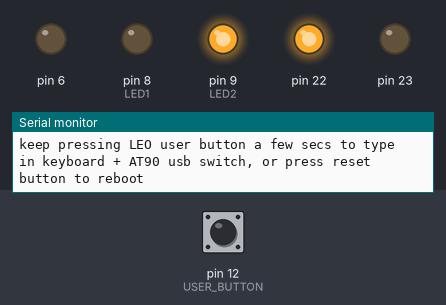
A sketch run on a simulated Arduino Leonardo, built with avr-gcc and run on an emulated ATmega32U4. On the bench: output pins drawn as LEDs (lit = HIGH), the last lines printed to the serial monitor. Inputs (shaded band) come from the test bench; at power-on: pin 12 (USER_BUTTON) HIGH. USB keyboard and mouse output is not drawn.

Above: at 2.2 s.
2.3 s: pin 12 (USER_BUTTON) pulled LOW for 2.35 s
At 3.2 s:
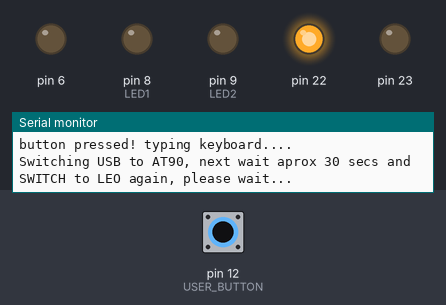
At 11.1 s:
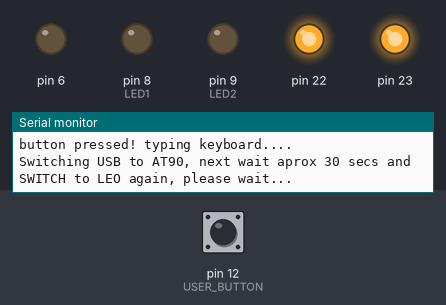
Timing chart, 0 to 37.0 s (numbered marks = the images above; inputs shaded):
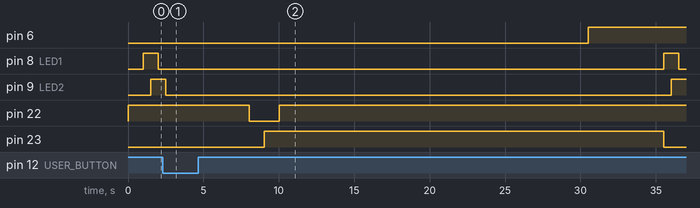

Measured:
- after the input at 2.3 s, pin 6: LOW → HIGH after 28.2 s; pin 22: HIGH → LOW after 5.7 s, → HIGH 2.0 s later; pin 23: LOW → HIGH after 6.7 s, → LOW 26.5 s later

The sketch:

leosketchbasicexample.ino
```cpp
#define LED1 8
#define LED2 9

#define USER_BUTTON 12

#include "Keyboard.h"

#include <avr/io.h>
#define clear_bit(sfr, bit) (_SFR_BYTE(sfr) &= ~_BV(bit))
#define set_bit(sfr, bit) (_SFR_BYTE(sfr) |= _BV(bit))
#define toogle_bit(sfr, bit) (_SFR_BYTE(sfr) ^= _BV(bit))


void initVariant(void)
{
  //modified by Dreg
  asm volatile ("sbi 0x10,0");
  asm volatile ("cbi 0x11,0");
  asm volatile ("sbi 0x10,1");
  asm volatile ("sbi 0x11,1");
  // -
}

void switch_usb_to_at90(void)
{
  delay(4000);

  set_bit(DDRD, DDD7);
  delay(500);
  clear_bit(PORTD, PD7);
  delay(500);
  clear_bit(PORTF, PF1);
  delay(500);
  set_bit(DDRF, DDF0);
  delay(500);
  set_bit(PORTF, PF0);
  delay(500);
  set_bit(DDRF, DDF1);
  delay(500);
  set_bit(PORTF, PF1);
  delay(500);
}

void setup() {
  pinMode(USER_BUTTON, INPUT_PULLUP);

  pinMode(LED1, OUTPUT);
  pinMode(LED2, OUTPUT);

  Serial.begin(9600);
  Keyboard.begin();
  delay(1000);

}

void(* self_reset) (void) = 0;

void loop() {
  if (digitalRead(USER_BUTTON) == LOW)
  {
      Serial.print("\r\nbutton pressed! typing keyboard....\r\n");
      Keyboard.print("hellow dreg!");
      Serial.print("\r\nSwitching USB to AT90, next wait aprox 30 secs and SWITCH to LEO again, please wait...\r\n");
      switch_usb_to_at90();
      delay(20000);
      set_bit(DDRD, DDD7);
      set_bit(PORTD, PD7);
      delay(5000);
      initVariant();
  }
  // put your main code here, to run repeatedly:
  Serial.print("\r\nkeep pressing LEO user button a few secs to type in keyboard + AT90 usb switch, or press reset button to reboot\r\n");
  digitalWrite(LED1, HIGH);
  delay(500);
  digitalWrite(LED2, HIGH);
  delay(500);
  digitalWrite(LED1, LOW);
  delay(500);
  digitalWrite(LED2, LOW);
  delay(500);

}
```
